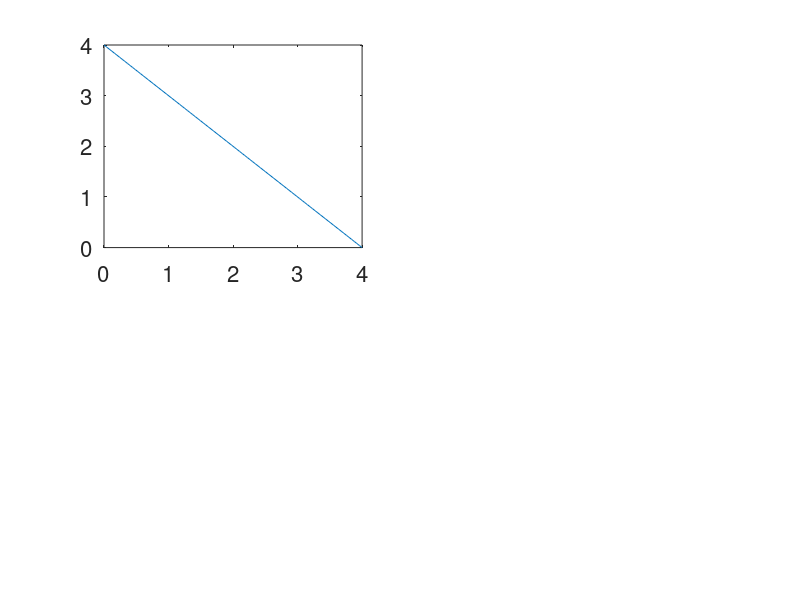

This chart was generated by the following MATLAB code: (Note: this script raises an error after producing the figure.)
clc
close all
clear all

% Generate the data
kj = 4;
uf = 4;

density_vals = linspace(0, kj);
speed_vals = linspace(0,uf);

speed_density = uf/kj*(kj - density_vals);
flow_speed = uf/kj*density_vals.*(kj - density_vals);
speed_flow = kj*speed_vals.*(1 - speed_vals/uf);

figure('DefaultAxesFontSize',16)
subplot(2,2,1)
% subplot(1,2,1)
p1 = plot(density_vals, speed_density);
p1.LineWidth = 2;
title('Speed-Density Relation')
xlabel('Density (\rho)')
ylabel('Speed (V)')

tick_cell = {'XTickLabel',{},'YTickLabel',{}};
set(gca, tick_cell{:});
% set(gca,'XTick',4)
% set(gca,'XTickLabel',{'\rho_{max}'})
% set(gca,'YTick',4)
% set(gca,'YTickLabel',{'V_{max}'})
xlim([0 kj+0.5]);
ylim([0 uf+0.5]);

subplot(2,2,2)
% subplot(1,2,2)
p2 = plot(speed_vals, flow_speed);
p2.LineWidth = 2;
title('Flow-Speed Relation')
xlabel('Speed (V)')
ylabel('Flow (Q)')

tick_cell = {'XTickLabel',{},'YTickLabel',{}};
set(gca, tick_cell{:});
% set(gca,'XTick',4)
% set(gca,'XTickLabel',{'\rho_{max}'})
% set(gca,'YTick',4)
% set(gca,'YTickLabel',{'V_{max}'})
xlim([0 kj+0.5]);
ylim([0 uf+0.5]);

subplot(2,2,[3, 4])
% subplot(2,2,3)
p3 = plot(speed_flow, speed_vals);
p3.LineWidth = 2;
title('Speed-Flow Relation')
xlabel('Flow (Q)')
ylabel('Speed (V)')

tick_cell = {'XTickLabel',{},'YTickLabel',{}};
set(gca, tick_cell{:});
% set(gca,'XTick',4)
% set(gca,'XTickLabel',{'\rho_{max}'})
% set(gca,'YTick',4)
% set(gca,'YTickLabel',{'V_{max}'})
xlim([0 uf+0.5]);
ylim([0 kj+0.5]);
